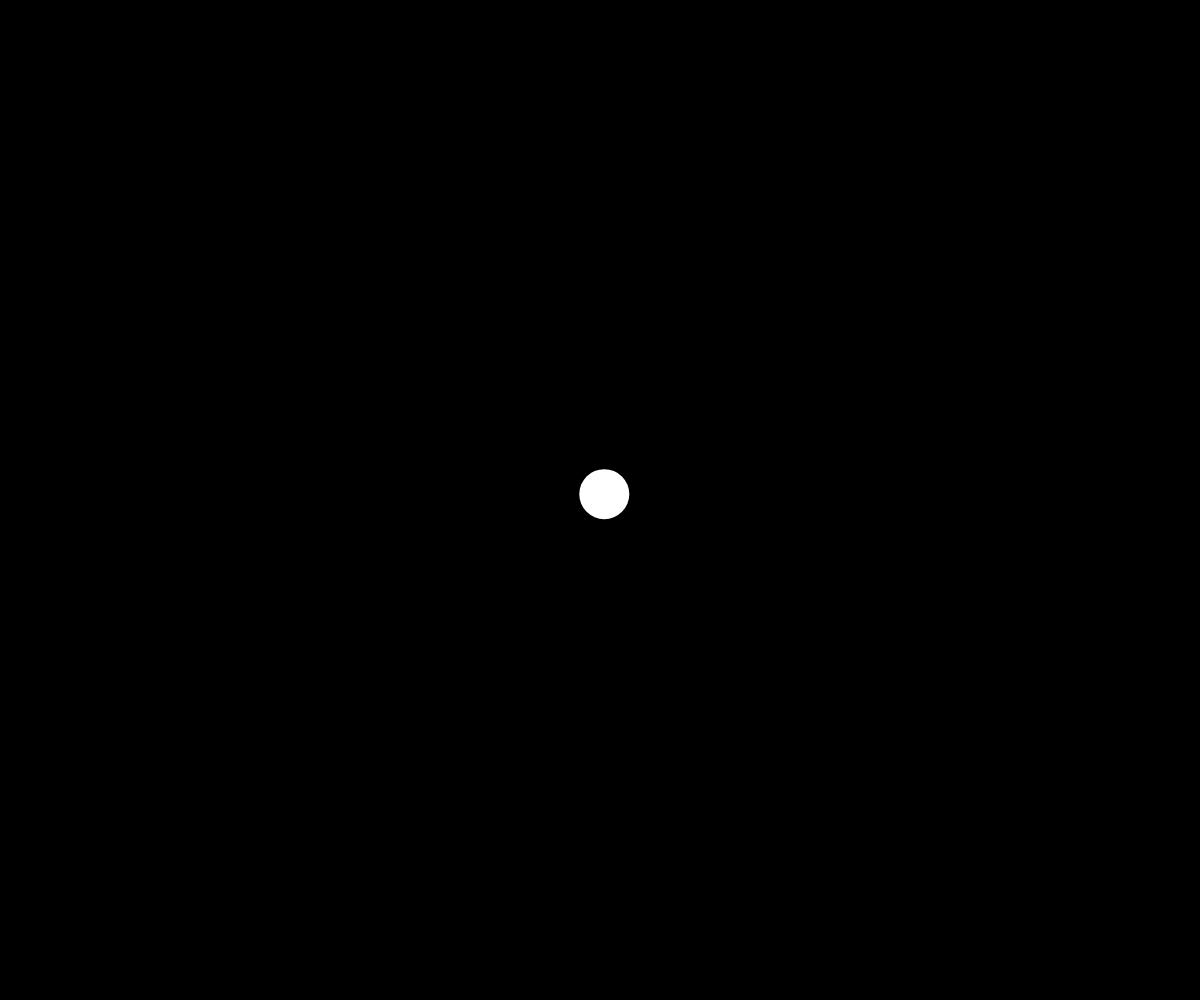
Frame 1 (no input)
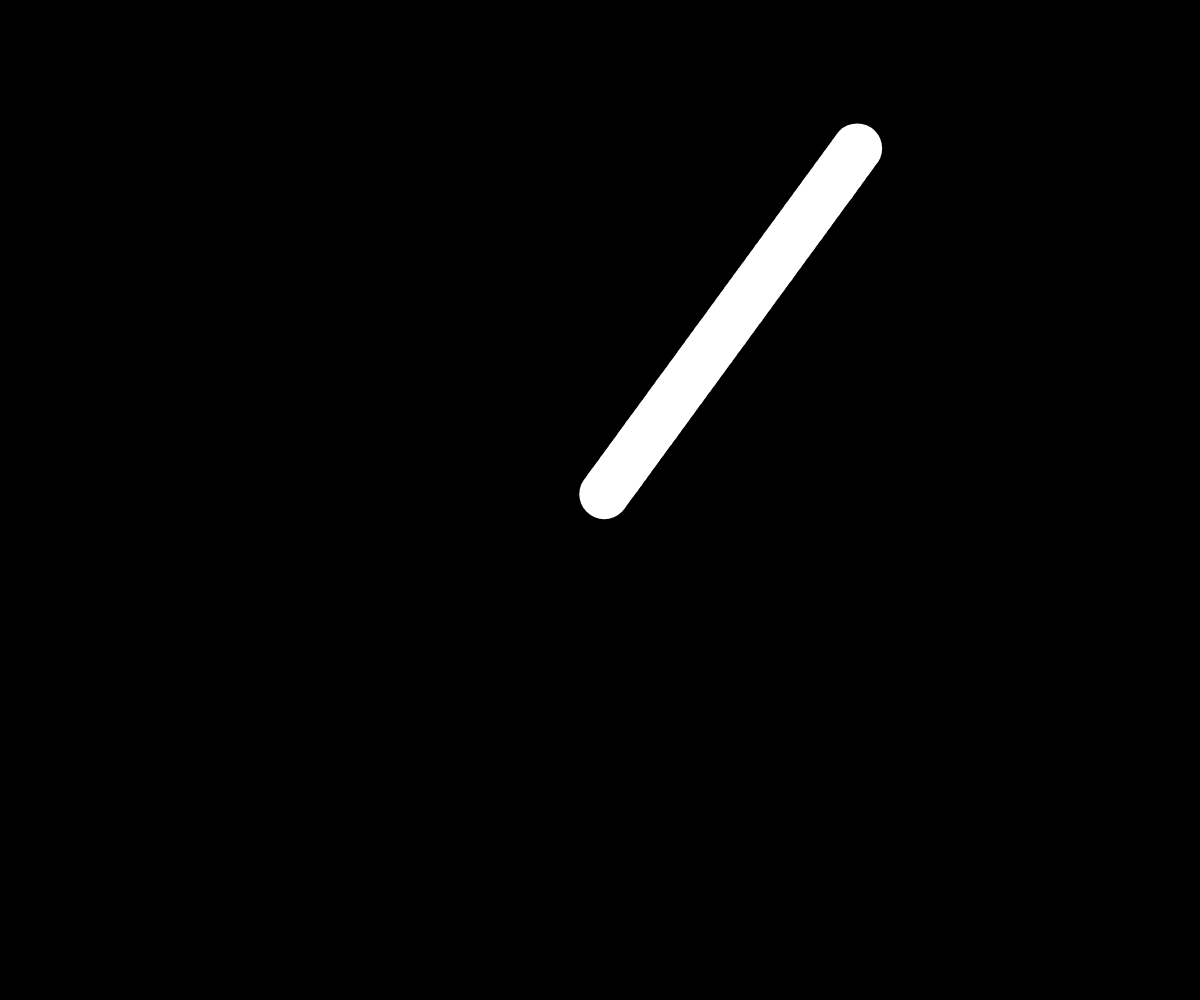
Frame 60 (no input)
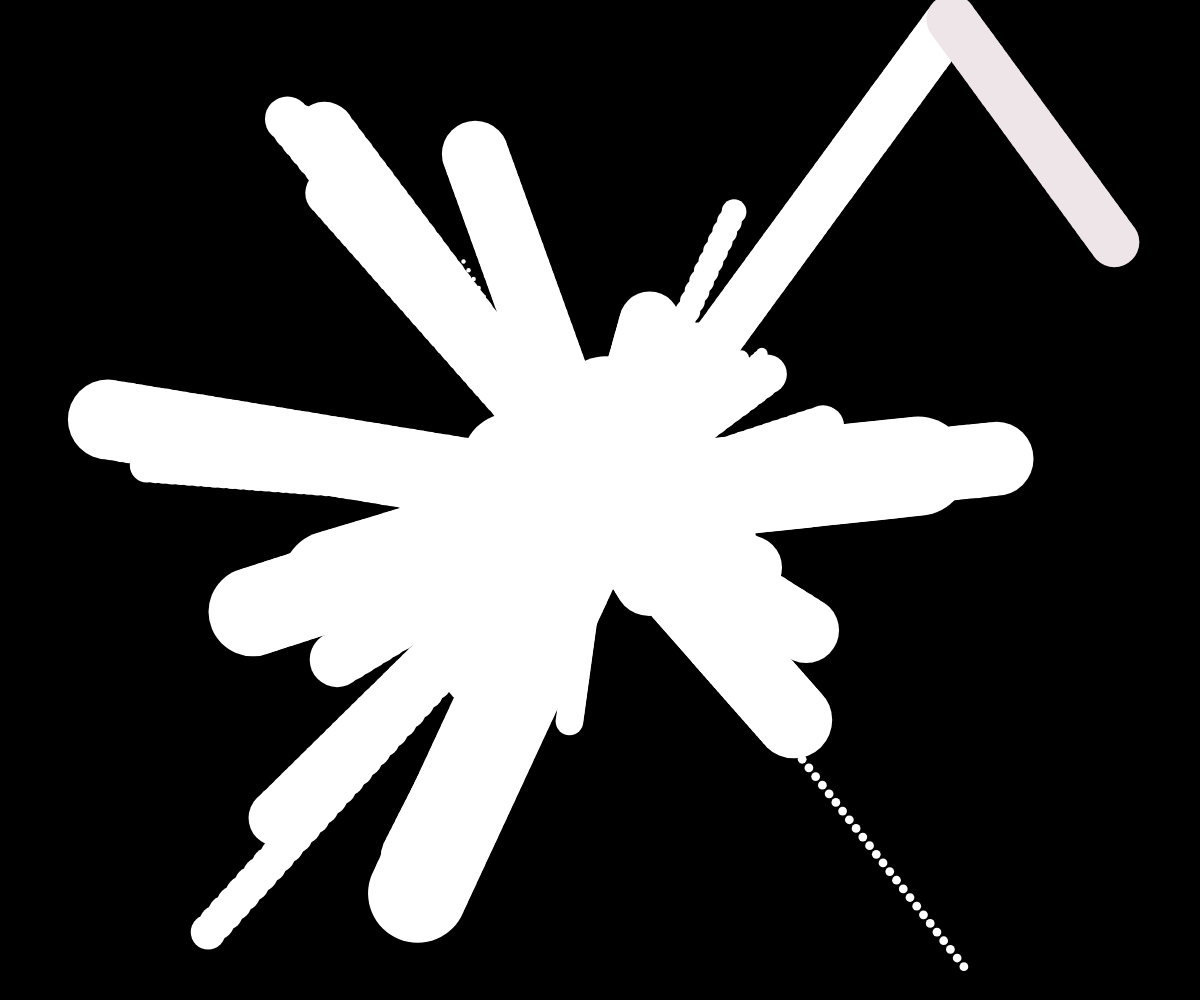
Frame 120 (the mouse pressed at the canvas centre since frame 60)

The p5.js sketch that drew these frames (run headless with seeded random() and noise() and a simulated clock; from frame 60 on, the mouse is pressed at the canvas centre):

// p5.js sketch
// ── sketch.js
let speed = 5; //speed of the shape

let circles = []; //array of circles
let i = 0; //the index of the array
let colors = []; //color palette

function setup() {
  createCanvas(windowWidth, windowHeight);
  background(0);
  noStroke();
  ellipseMode(RADIUS);
  colors =[color("#2b303a"),color("#92dce5"),color("#eee5e9"),color("#7c7c7c"),color("#d64933")]; 
  circles[i] = new Circle(width / 2, height / 2, 25); //Always starts with 1 circle
  i++;
}

function draw() {
  //Continuous loop so our balls will continue moving
  circles.forEach(ball => {
    ball.move();
    ball.display();
  });

  //If mouse is clicked, a circle is created at where it was clicked
  if (mouseIsPressed) {
    circles[i] = new Circle(mouseX, mouseY, random(1,50));
    i++;
  }
}

class Circle {
  
  constructor(xpos, ypos, rad) {
    this.xpos = xpos;
    this.ypos = ypos;
    this.rad = rad;
    this.xdirection = random(-2,2);
    this.ydirection = random(-2,2);
    this.coloring = 255;
  }

  //moves the circle
  move() {
    this.xpos = this.xpos + speed * this.xdirection;
    this.ypos = this.ypos + speed * this.ydirection;

    //these conditionals check if the circles position is at border
    if (this.xpos > width - this.rad || this.xpos < this.rad) {
      this.xdirection *= -1;
      this.coloring = colors[int(random(0, colors.length))];
    }
    if (this.ypos > height - this.rad || this.ypos < this.rad) {
      this.ydirection *= -1;
      this.coloring = colors[int(random(0, colors.length))];  
    }
  }

  //draws the circle
  display() {
    fill(this.coloring);
    ellipse(this.xpos, this.ypos, this.rad, this.rad);
  }
}
